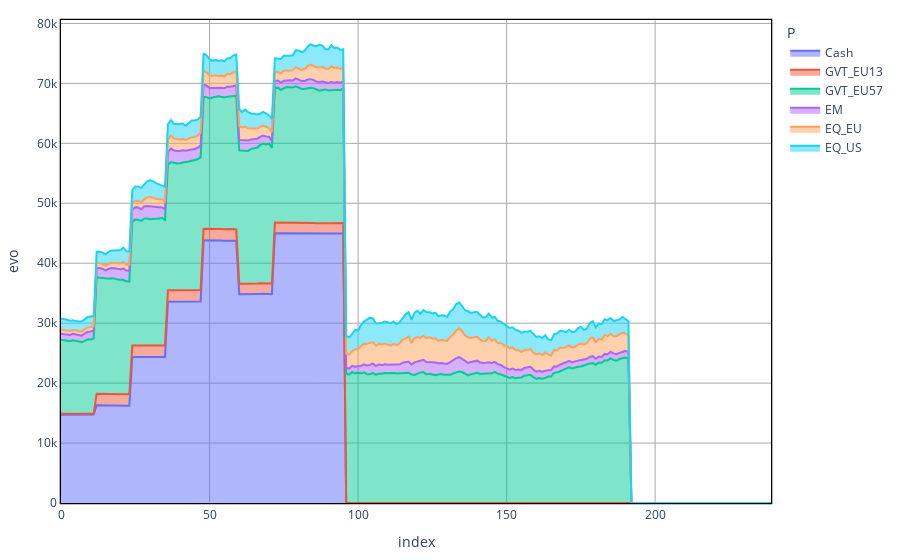
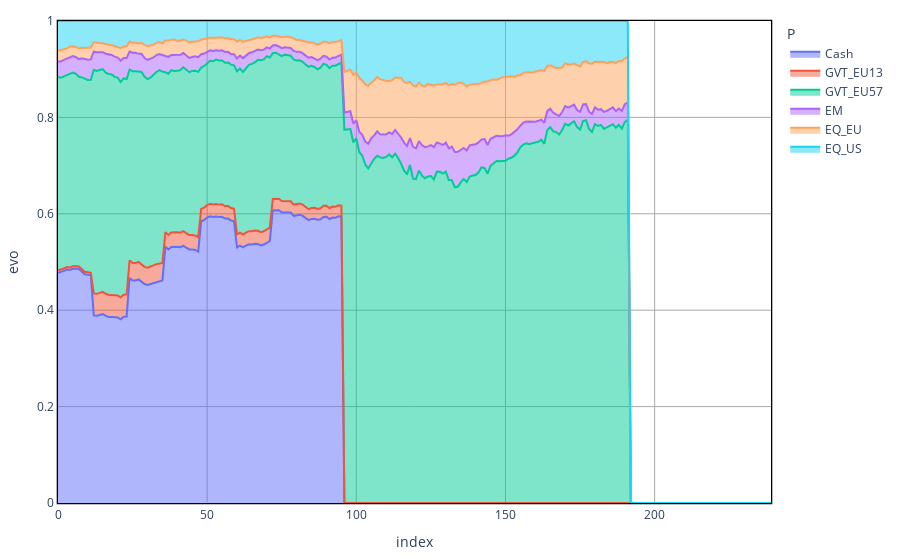

Notebook code for these charts, in order:
### Code cell
n_scen = 5
#print([solution[l][n_scen].varValue for l in Lt])
Q_nscen = np.zeros(shape = (len(P),len(L)))
Val_tl = {}
i = -1
At = sorted(list(problem.assets.period.values()))
label_period = [[k, v] for k,v in problem.assets.period.items()]
label_value = [[k, v] for k,v in problem.assets.value.items()]
period_value_df = pd.DataFrame(label_period, columns = ["Label", "Period"]).merge(pd.DataFrame(label_value, columns = ["Label", "Value"]))

for p in P:
    i = i+1
    Val_tl[p] = np.zeros(shape = (len(T), len(L)))
    for l in np.arange(len(L)):
        for t in np.arange(len(T)):
            if t < problem.liabilities.period[L[l]]:
                new_asset_label = period_value_df.loc[period_value_df.Period == t , "Label" ].values
                new_asset = [sol.asset_part[a][L[l]][p] for a in new_asset_label]
                if t==0:
                    Val_tl[p][t,l] = sum(new_asset)*np.exp(Scenario[p][n_scen][t])
                else:
                    Val_tl[p][t,l] = (Val_tl[p][t-1,l] + sum(new_asset))*np.exp(Scenario[p][n_scen][t])

            elif t == problem.liabilities.period[L[l]]:
                Q_nscen[i,l] = Val_tl[p][t-1,l]
    
Val_end_t = {}
for p in P:
    Val_end_t[p] = np.zeros(shape = (len(T)))
    for t in np.arange(len(T)):
        new_asset_label = period_value_df.loc[period_value_df.Period == t , "Label" ].values
        new_asset = [sol.asset_end_part[a][p] for a in new_asset_label]
        if t==0:
            Val_end_t[p][t] = sum(new_asset)*np.exp(Scenario[p][n_scen][t])
        else:
            Val_end_t[p][t] = (Val_end_t[p][t-1] + sum(new_asset))*np.exp(Scenario[p][n_scen][t])


Val_t = {}
for p in P:
    Val_t[p] = np.sum(Val_tl[p], axis = 1) + Val_end_t[p] 

AssetAllocationNominal = pd.DataFrame(Val_t)
AssetAllocationNominal[AssetAllocationNominal<0] = 0
AAN_perc = AssetAllocationNominal.divide(AssetAllocationNominal.sum(axis=1), axis=0)

AssetAllocationNominal = AssetAllocationNominal.reset_index()
AssetAllocationNominal = AssetAllocationNominal.melt(id_vars=['index'], var_name='P', value_name='evo')
plt = px.area(AssetAllocationNominal, x="index", y = "evo", color = "P" )
plt = standardized_chart(plt)
plt.show()

AAN_perc = AAN_perc.reset_index()
AAN_perc = AAN_perc.melt(id_vars=['index'], var_name='P', value_name='evo')
plt = px.area(AAN_perc, x="index", y = "evo", color = "P" )
plt.update_xaxes(range=[AAN_perc["index"].min(), AAN_perc["index"].max()])
plt.update_yaxes(range=[0, 1])
plt = ALM.standardized_chart(plt)
plt.show()

### Figure 1 — Plotly figure (JSON) as saved in the notebook; plotly's stock layout.template omitted (floating-point values rounded to 4 significant figures; data arrays with more than 128 entries replaced by an {"elided": "..."} marker saying what was removed)
{"data": [{"hovertemplate": "P=Cash<br>index=%{x}<br>evo=%{y}<extra></extra>", "legendgroup": "Cash", "line": {"color": "#636efa"}, "mode": "lines", "name": "Cash", "orientation": "v", "showlegend": true, "stackgroup": "1", "type": "scatter", "x": {"elided": "240 int values"}, "xaxis": "x", "y": {"elided": "240 float values"}, "yaxis": "y"}, {"hovertemplate": "P=GVT_EU13<br>index=%{x}<br>evo=%{y}<extra></extra>", "legendgroup": "GVT_EU13", "line": {"color": "#EF553B"}, "mode": "lines", "name": "GVT_EU13", "orientation": "v", "showlegend": true, "stackgroup": "1", "type": "scatter", "x": {"elided": "240 int values"}, "xaxis": "x", "y": {"elided": "240 float values"}, "yaxis": "y"}, {"hovertemplate": "P=GVT_EU57<br>index=%{x}<br>evo=%{y}<extra></extra>", "legendgroup": "GVT_EU57", "line": {"color": "#00cc96"}, "mode": "lines", "name": "GVT_EU57", "orientation": "v", "showlegend": true, "stackgroup": "1", "type": "scatter", "x": {"elided": "240 int values"}, "xaxis": "x", "y": {"elided": "240 float values"}, "yaxis": "y"}, {"hovertemplate": "P=EM<br>index=%{x}<br>evo=%{y}<extra></extra>", "legendgroup": "EM", "line": {"color": "#ab63fa"}, "mode": "lines", "name": "EM", "orientation": "v", "showlegend": true, "stackgroup": "1", "type": "scatter", "x": {"elided": "240 int values"}, "xaxis": "x", "y": {"elided": "240 float values"}, "yaxis": "y"}, {"hovertemplate": "P=EQ_EU<br>index=%{x}<br>evo=%{y}<extra></extra>", "legendgroup": "EQ_EU", "line": {"color": "#FFA15A"}, "mode": "lines", "name": "EQ_EU", "orientation": "v", "showlegend": true, "stackgroup": "1", "type": "scatter", "x": {"elided": "240 int values"}, "xaxis": "x", "y": {"elided": "240 float values"}, "yaxis": "y"}, {"hovertemplate": "P=EQ_US<br>index=%{x}<br>evo=%{y}<extra></extra>", "legendgroup": "EQ_US", "line": {"color": "#19d3f3"}, "mode": "lines", "name": "EQ_US", "orientation": "v", "showlegend": true, "stackgroup": "1", "type": "scatter", "x": {"elided": "240 int values"}, "xaxis": "x", "y": {"elided": "240 float values"}, "yaxis": "y"}], "layout": {"legend": {"title": {"text": "P"}, "tracegroupgap": 0}, "margin": {"b": 20, "l": 20, "r": 20, "t": 20}, "paper_bgcolor": "white", "plot_bgcolor": "white", "showlegend": true, "xaxis": {"anchor": "y", "domain": [0, 1], "gridcolor": "darkgray", "gridwidth": 1, "linecolor": "black", "linewidth": 1.3, "mirror": true, "showgrid": true, "showline": true, "title": {"text": "index"}}, "yaxis": {"anchor": "x", "domain": [0, 1], "gridcolor": "darkgray", "gridwidth": 1, "linecolor": "black", "linewidth": 1.3, "mirror": true, "showgrid": true, "showline": true, "title": {"text": "evo"}}}}

### Figure 2 — Plotly figure (JSON) as saved in the notebook; plotly's stock layout.template omitted (floating-point values rounded to 4 significant figures; data arrays with more than 128 entries replaced by an {"elided": "..."} marker saying what was removed)
{"data": [{"hovertemplate": "P=Cash<br>index=%{x}<br>evo=%{y}<extra></extra>", "legendgroup": "Cash", "line": {"color": "#636efa"}, "mode": "lines", "name": "Cash", "orientation": "v", "showlegend": true, "stackgroup": "1", "type": "scatter", "x": {"elided": "240 int values"}, "xaxis": "x", "y": {"elided": "240 float values"}, "yaxis": "y"}, {"hovertemplate": "P=GVT_EU13<br>index=%{x}<br>evo=%{y}<extra></extra>", "legendgroup": "GVT_EU13", "line": {"color": "#EF553B"}, "mode": "lines", "name": "GVT_EU13", "orientation": "v", "showlegend": true, "stackgroup": "1", "type": "scatter", "x": {"elided": "240 int values"}, "xaxis": "x", "y": {"elided": "240 float values"}, "yaxis": "y"}, {"hovertemplate": "P=GVT_EU57<br>index=%{x}<br>evo=%{y}<extra></extra>", "legendgroup": "GVT_EU57", "line": {"color": "#00cc96"}, "mode": "lines", "name": "GVT_EU57", "orientation": "v", "showlegend": true, "stackgroup": "1", "type": "scatter", "x": {"elided": "240 int values"}, "xaxis": "x", "y": {"elided": "240 float values"}, "yaxis": "y"}, {"hovertemplate": "P=EM<br>index=%{x}<br>evo=%{y}<extra></extra>", "legendgroup": "EM", "line": {"color": "#ab63fa"}, "mode": "lines", "name": "EM", "orientation": "v", "showlegend": true, "stackgroup": "1", "type": "scatter", "x": {"elided": "240 int values"}, "xaxis": "x", "y": {"elided": "240 float values"}, "yaxis": "y"}, {"hovertemplate": "P=EQ_EU<br>index=%{x}<br>evo=%{y}<extra></extra>", "legendgroup": "EQ_EU", "line": {"color": "#FFA15A"}, "mode": "lines", "name": "EQ_EU", "orientation": "v", "showlegend": true, "stackgroup": "1", "type": "scatter", "x": {"elided": "240 int values"}, "xaxis": "x", "y": {"elided": "240 float values"}, "yaxis": "y"}, {"hovertemplate": "P=EQ_US<br>index=%{x}<br>evo=%{y}<extra></extra>", "legendgroup": "EQ_US", "line": {"color": "#19d3f3"}, "mode": "lines", "name": "EQ_US", "orientation": "v", "showlegend": true, "stackgroup": "1", "type": "scatter", "x": {"elided": "240 int values"}, "xaxis": "x", "y": {"elided": "240 float values"}, "yaxis": "y"}], "layout": {"legend": {"title": {"text": "P"}, "tracegroupgap": 0}, "margin": {"b": 20, "l": 20, "r": 20, "t": 20}, "paper_bgcolor": "white", "plot_bgcolor": "white", "showlegend": true, "xaxis": {"anchor": "y", "domain": [0, 1], "gridcolor": "darkgray", "gridwidth": 1, "linecolor": "black", "linewidth": 1.3, "mirror": true, "range": [0, 239], "showgrid": true, "showline": true, "title": {"text": "index"}}, "yaxis": {"anchor": "x", "domain": [0, 1], "gridcolor": "darkgray", "gridwidth": 1, "linecolor": "black", "linewidth": 1.3, "mirror": true, "range": [0, 1], "showgrid": true, "showline": true, "title": {"text": "evo"}}}}
